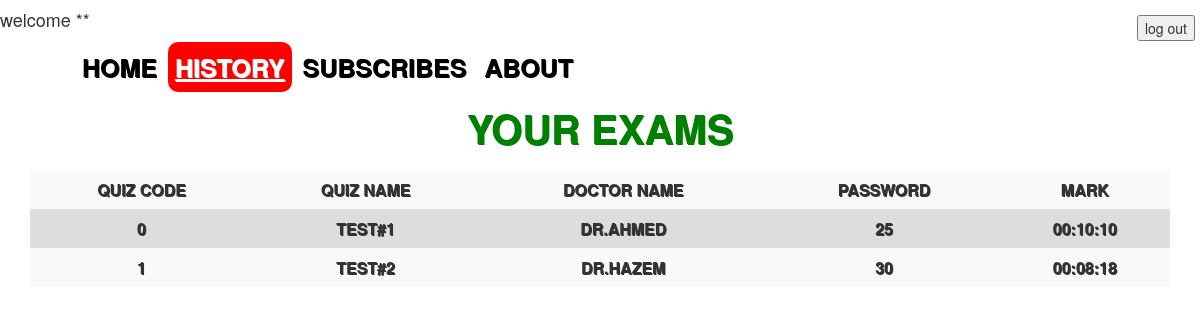
Before: /view/history.php with the older database file.
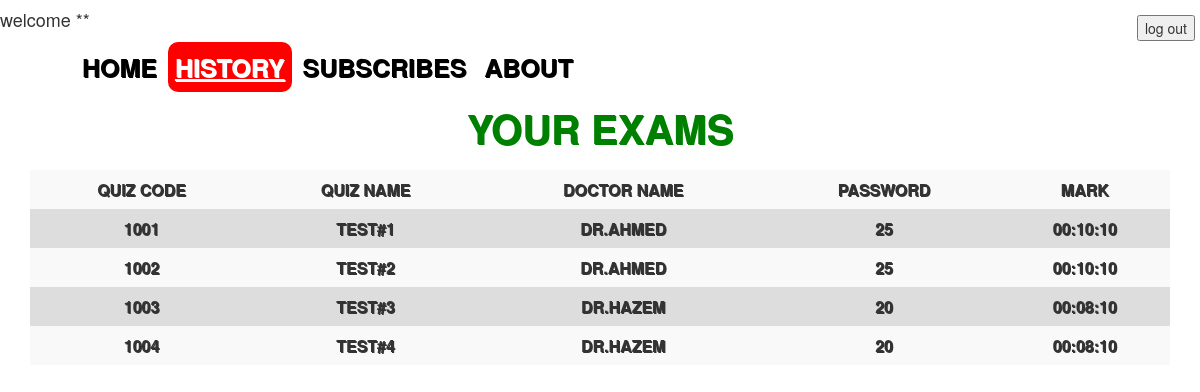
After: the same page with the newer database file.
### tables this page shows
CREATE TABLE `quizzes` (
  `quiz_id` int(11) NOT NULL,
  `quiz_name` varchar(100) NOT NULL,
  `doctor_id` int(11) NOT NULL,
  `password` int(11) DEFAULT NULL,
  `date` timestamp NOT NULL DEFAULT CURRENT_TIMESTAMP ON UPDATE CURRENT_TIMESTAMP,
  `full_mark` int(11) NOT NULL
);

### controller/historyOperations.php (called while the page is built)
<?php
class historyOperations {
    public static function viewAllQuizzes() {
        $host = "localhost";
        $username = "root";
        $password = "";
        $dbname = "testerdb";
        $conn = new mysqli($host, $username, $password, $dbname);
        $query = "SELECT quizzes.quiz_id, quizzes.quiz_name, users.username, submits.mark, submits.time, quizzes.password, quizzes.full_mark from history "
                . "JOIN quizzes on history.doctor_id = quizzes.doctor_id "
                . "JOIN submits on submit_id = submits.id and history.student_name = 'mohamed' "
                . "JOIN users on users.id = history.doctor_id GROUP BY quizzes.quiz_name";
        $result = mysqli_query($conn, $query);
        if (mysqli_error($conn)) {
            echo 'error ';
            return NULL;
        } else {
            return $result;
        }
    }
}
?>

### view/history.php (the view, shortened to what this page needs)
<html>
    <head>
        <link href="../cources/css/bootstrap.css" rel="stylesheet" type="text/css"/>
        <link href="../recources/style/style1.css" rel="stylesheet" type="text/css"/>
    </head>
    <body >
        <div class="log"> <button onclick="">log out</button></div>
        <h4> welcome ** </h4>
        <div class="nav">
            <div class="container">
                <ul>
                    <li><a href="home.php" >HOME</a></li>
                    <li><a href="history.php" class="active">History</a></li>
                    <li><a href="subscribes.php">Subscribes</a></li>
                    <li><a href="about.php">About</a></li>
                </ul>
            </div>
        </div>
        <h1> Your Exams <h1>
                <div class="container">
                    <table class="table-striped">
                        <tr>
                            <td>Quiz code</td>
                            <td>Quiz Name</td>
                            <td>Doctor name</td>
                            <td>Password</td>
                            <td>Mark</td>
                        </tr>
                        <?php
                        include '../controller/historyOperations.php';
                        $reult = historyOperations::viewAllQuizzes();
                        if (!$reult) {
                            echo 'error2';
                        } else {
                            while ($row = mysqli_fetch_array($reult, 2)) {
                                echo "<tr>";
                                echo "<td>" . $row[0] . "</td>";
                                echo "<td>" . $row[1] . "</td>";
                                echo "<td>" . $row[2] . "</td>";
                                echo "<td>" . $row[3] . "</td>";
                                echo "<td>" . $row[4] . "</td>";
                                echo "</tr>";
                            }
                        }
                        ?>
                    </table>
                </div>
                <link href="js/bootstrap.min.js" rel="stylesheet" type="text/javascript"/>
                </body>
                </html>

### recources/style/style1.css (style rules this page uses)
.log { float: right; margin: 5px; }
.nav { width:750px; margin:20px; }
.nav a { color:black; text-shadow:1px 1px; font-weight:bold; padding: 7px; text-transform:uppercase; font-size:25px; text-decoration:none; }
.nav ul { display:inline; }
.nav li { display:inline; }
.nav .active { background-color:red; border-radius: 10px; color: white; text-decoration:underline; }
.nav .container { text-align: left; }
h1 { font-size: 40px; color:green; text-transform:uppercase; text-align:center; font-weight:bold; text-shadow:1px 1px; }
table { background-color:gray; text-transform:uppercase; text-align:center; font-weight:bold; text-shadow:1px 1px; width: 100%; }
td, th { text-align: center; padding: 8px; }
tr:nth-child(even) { background-color: #dddddd; }

Changed rows visible on the page:
removed quizzes: quiz_id "0", quiz_name "TEST#1", row "DR.AHMED", row "25", row "00:10:10"
removed quizzes: quiz_id "1", quiz_name "TEST#2", row "DR.HAZEM", row "30", row "00:08:18"
added quizzes: quiz_id "1001", quiz_name "TEST#1", row "DR.AHMED", row "25", row "00:10:10"
added quizzes: quiz_id "1002", quiz_name "TEST#2", row "DR.AHMED", row "25", row "00:10:10"
added quizzes: quiz_id "1003", quiz_name "TEST#3", row "DR.HAZEM", row "20", row "00:08:10"
added quizzes: quiz_id "1004", quiz_name "TEST#4", row "DR.HAZEM", row "20", row "00:08:10"
